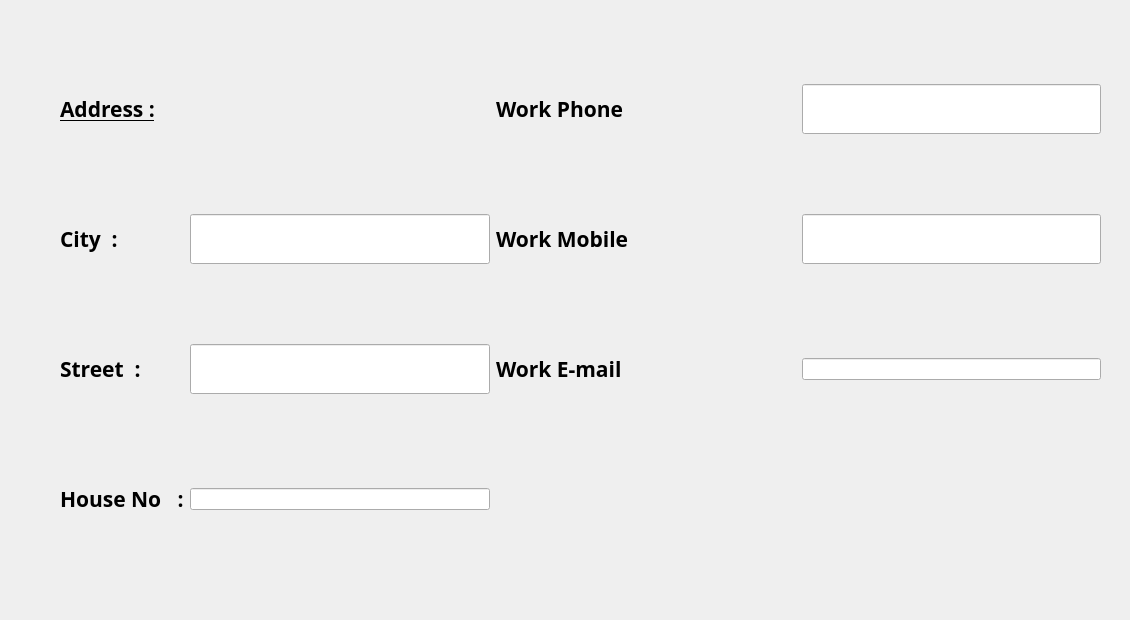
      <widget class="QWidget" name="widget">
       <attribute name="icon">
        <iconset>
         <normaloff>../../../Documents/fugue-icons-3.5.6/icons/information-button.png</normaloff>../../../Documents/fugue-icons-3.5.6/icons/information-button.png</iconset>
       </attribute>
       <attribute name="title">
        <string>Contact Information</string>
       </attribute>
       <widget class="QWidget" name="gridLayoutWidget">
        <property name="geometry">
         <rect>
          <x>40</x>
          <y>0</y>
          <width>1081</width>
          <height>611</height>
         </rect>
        </property>
        <layout class="QGridLayout" name="gridLayout_3" rowstretch="1,0,0,0">
         <property name="leftMargin">
          <number>20</number>
         </property>
         <property name="topMargin">
          <number>10</number>
         </property>
         <property name="rightMargin">
          <number>20</number>
         </property>
         <property name="bottomMargin">
          <number>10</number>
         </property>
         <item row="3" column="0">
          <widget class="QLabel" name="house_no_label_14">
           <property name="minimumSize">
            <size>
             <width>100</width>
             <height>50</height>
            </size>
           </property>
           <property name="font">
            <font>
             <family>Ubuntu Condensed</family>
             <pointsize>16</pointsize>
             <weight>75</weight>
             <bold>true</bold>
            </font>
           </property>
           <property name="text">
            <string>House No   :</string>
           </property>
           <property name="alignment">
            <set>Qt::AlignLeading|Qt::AlignLeft|Qt::AlignVCenter</set>
           </property>
           <property name="wordWrap">
            <bool>false</bool>
           </property>
          </widget>
         </item>
         <item row="2" column="2">
          <widget class="QLabel" name="work_e_mail_label_17">
           <property name="minimumSize">
            <size>
             <width>100</width>
             <height>50</height>
            </size>
           </property>
           <property name="font">
            <font>
             <family>Ubuntu Condensed</family>
             <pointsize>16</pointsize>
             <weight>75</weight>
             <bold>true</bold>
            </font>
           </property>
           <property name="text">
            <string>Work E-mail</string>
           </property>
           <property name="alignment">
            <set>Qt::AlignLeading|Qt::AlignLeft|Qt::AlignVCenter</set>
           </property>
           <property name="wordWrap">
            <bool>false</bool>
           </property>
          </widget>
         </item>
         <item row="3" column="2">
          <widget class="QLabel" name="department_label_13">
           <property name="minimumSize">
            <size>
             <width>100</width>
             <height>50</height>
            </size>
           </property>
           <property name="font">
            <font>
             <family>Ubuntu Condensed</family>
             <pointsize>16</pointsize>
             <weight>75</weight>
             <bold>true</bold>
            </font>
           </property>
           <property name="text">
            <string/>
           </property>
           <property name="alignment">
            <set>Qt::AlignLeading|Qt::AlignLeft|Qt::AlignVCenter</set>
           </property>
           <property name="wordWrap">
            <bool>false</bool>
           </property>
          </widget>
         </item>
         <item row="0" column="0">
          <widget class="QLabel" name="address_label_11">
           <property name="minimumSize">
            <size>
             <width>100</width>
             <height>50</height>
            </size>
           </property>
           <property name="font">
            <font>
             <family>Ubuntu Condensed</family>
             <pointsize>16</pointsize>
             <weight>75</weight>
             <bold>true</bold>
             <underline>true</underline>
            </font>
           </property>
           <property name="autoFillBackground">
            <bool>false</bool>
           </property>
           <property name="text">
            <string>Address :</string>
           </property>
           <property name="alignment">
            <set>Qt::AlignLeading|Qt::AlignLeft|Qt::AlignVCenter</set>
           </property>
           <property name="wordWrap">
            <bool>false</bool>
           </property>
          </widget>
         </item>
         <item row="1" column="2">
          <widget class="QLabel" name="work_mobile_label_16">
           <property name="minimumSize">
            <size>
             <width>100</width>
             <height>50</height>
            </size>
           </property>
           <property name="font">
            <font>
             <family>Ubuntu Condensed</family>
             <pointsize>16</pointsize>
             <weight>75</weight>
             <bold>true</bold>
            </font>
           </property>
           <property name="text">
            <string>Work Mobile</string>
           </property>
           <property name="alignment">
            <set>Qt::AlignLeading|Qt::AlignLeft|Qt::AlignVCenter</set>
           </property>
           <property name="wordWrap">
            <bool>false</bool>
           </property>
          </widget>
         </item>
         <item row="2" column="1">
          <widget class="QLineEdit" name="street_lineEdit_13">
           <property name="sizePolicy">
            <sizepolicy hsizetype="Fixed" vsizetype="Preferred">
             <horstretch>0</horstretch>
             <verstretch>0</verstretch>
            </sizepolicy>
           </property>
           <property name="minimumSize">
            <size>
             <width>300</width>
             <height>0</height>
            </size>
           </property>
          </widget>
         </item>
         <item row="1" column="0">
          <widget class="QLabel" name="city_label_12">
           <property name="sizePolicy">
            <sizepolicy hsizetype="Fixed" vsizetype="Fixed">
             <horstretch>0</horstretch>
             <verstretch>0</verstretch>
            </sizepolicy>
           </property>
           <property name="minimumSize">
            <size>
             <width>80</width>
             <height>50</height>
            </size>
           </property>
           <property name="font">
            <font>
             <family>Ubuntu Condensed</family>
             <pointsize>16</pointsize>
             <weight>75</weight>
             <bold>true</bold>
            </font>
           </property>
           <property name="text">
            <string>City  :</string>
           </property>
           <property name="alignment">
            <set>Qt::AlignLeading|Qt::AlignLeft|Qt::AlignVCenter</set>
           </property>
           <property name="wordWrap">
            <bool>false</bool>
           </property>
          </widget>
         </item>
         <item row="1" column="1">
          <widget class="QLineEdit" name="city_lineEdit_12">
           <property name="sizePolicy">
            <sizepolicy hsizetype="Fixed" vsizetype="Preferred">
             <horstretch>0</horstretch>
             <verstretch>0</verstretch>
            </sizepolicy>
           </property>
           <property name="minimumSize">
            <size>
             <width>300</width>
             <height>0</height>
            </size>
           </property>
          </widget>
         </item>
         <item row="2" column="0">
          <widget class="QLabel" name="street_label_13">
           <property name="minimumSize">
            <size>
             <width>100</width>
             <height>50</height>
            </size>
           </property>
           <property name="font">
            <font>
             <family>Ubuntu Condensed</family>
             <pointsize>16</pointsize>
             <weight>75</weight>
             <bold>true</bold>
            </font>
           </property>
           <property name="text">
            <string>Street  :</string>
           </property>
           <property name="alignment">
            <set>Qt::AlignLeading|Qt::AlignLeft|Qt::AlignVCenter</set>
           </property>
           <property name="wordWrap">
            <bool>false</bool>
           </property>
          </widget>
         </item>
         <item row="0" column="1">
          <widget class="QWidget" name="widget" native="true">
           <property name="sizePolicy">
            <sizepolicy hsizetype="Fixed" vsizetype="Fixed">
             <horstretch>0</horstretch>
             <verstretch>0</verstretch>
            </sizepolicy>
           </property>
           <property name="minimumSize">
            <size>
             <width>40</width>
             <height>40</height>
            </size>
           </property>
          </widget>
         </item>
         <item row="0" column="3">
          <widget class="QLineEdit" name="work_phone_lineEdit_15">
           <property name="sizePolicy">
            <sizepolicy hsizetype="Expanding" vsizetype="Preferred">
             <horstretch>0</horstretch>
             <verstretch>0</verstretch>
            </sizepolicy>
           </property>
          </widget>
         </item>
         <item row="3" column="1">
          <widget class="QLineEdit" name="house_no_lineEdit_14">
           <property name="sizePolicy">
            <sizepolicy hsizetype="Fixed" vsizetype="Fixed">
             <horstretch>0</horstretch>
             <verstretch>0</verstretch>
            </sizepolicy>
           </property>
           <property name="minimumSize">
            <size>
             <width>300</width>
             <height>0</height>
            </size>
           </property>
          </widget>
         </item>
         <item row="0" column="2">
          <widget class="QLabel" name="work_phone_label_15">
           <property name="sizePolicy">
            <sizepolicy hsizetype="Expanding" vsizetype="Preferred">
             <horstretch>0</horstretch>
             <verstretch>0</verstretch>
            </sizepolicy>
           </property>
           <property name="minimumSize">
            <size>
             <width>100</width>
             <height>50</height>
            </size>
           </property>
           <property name="font">
            <font>
             <family>Ubuntu Condensed</family>
             <pointsize>16</pointsize>
             <weight>75</weight>
             <bold>true</bold>
            </font>
           </property>
           <property name="text">
            <string>Work Phone</string>
           </property>
           <property name="alignment">
            <set>Qt::AlignLeading|Qt::AlignLeft|Qt::AlignVCenter</set>
           </property>
           <property name="wordWrap">
            <bool>false</bool>
           </property>
          </widget>
         </item>
         <item row="1" column="3">
          <widget class="QLineEdit" name="work_mobile_lineEdit_16">
           <property name="sizePolicy">
            <sizepolicy hsizetype="Expanding" vsizetype="Preferred">
             <horstretch>0</horstretch>
             <verstretch>0</verstretch>
            </sizepolicy>
           </property>
          </widget>
         </item>
         <item row="2" column="3">
          <widget class="QLineEdit" name="work_e_mail_lineEdit_17"/>
         </item>
        </layout>
       </widget>
      </widget>
